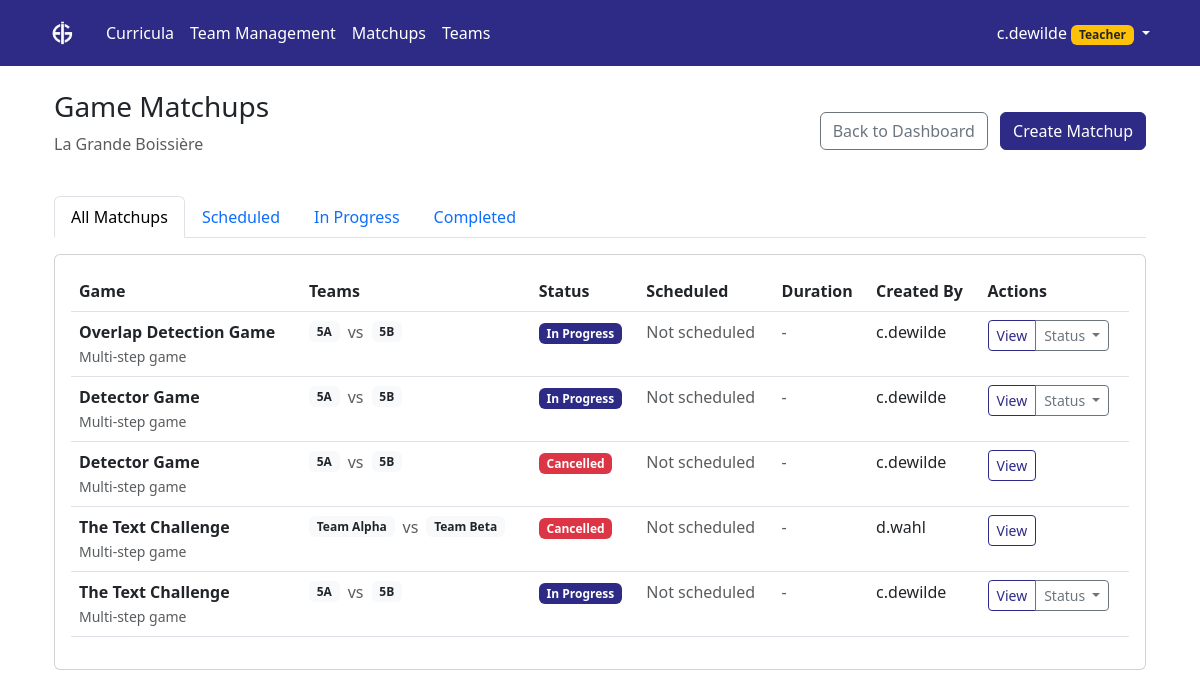
The app's page /aigames/matchups/ (signed in) with its own data.
### aigames/models.py (models this page shows, shortened)
class School(models.Model):
    name = models.CharField(max_length=255, unique=True)
    short_name = models.CharField(max_length=50, help_text="Short name or abbreviation")
    description = models.TextField(blank=True)
    logo = models.ImageField(upload_to='school_logos/', blank=True, null=True, help_text="School logo for white-labeling")
    navbar_color = models.CharField(max_length=7, blank=True, help_text="Navbar color in hex format (e.g., #2E2B86)")
    primary_button_color = models.CharField(max_length=7, blank=True, help_text="Primary button color in hex format (e.g., #2E2B86)")
    website_url = models.URLField(blank=True, help_text="School website URL")
    address = models.TextField(blank=True)
    is_active = models.BooleanField(default=True)
    created_at = models.DateTimeField(auto_now_add=True)
    updated_at = models.DateTimeField(auto_now=True)
    @property
    def logo_url(self):
        if self.logo:
            return self.logo.url
        return None
    class Meta:
        ordering = ['name']

class GameMatchup(models.Model):
    MATCHUP_STATUS_CHOICES = [
        ('scheduled', 'Scheduled'),
        ('in_progress', 'In Progress'),
        ('completed', 'Completed'),
        ('cancelled', 'Cancelled'),
    ]
    ai_game = models.ForeignKey(AiGame, on_delete=models.CASCADE, related_name='matchups')
    team1 = models.ForeignKey(Team, on_delete=models.CASCADE, related_name='matchups_as_team1')
    team2 = models.ForeignKey(Team, on_delete=models.CASCADE, related_name='matchups_as_team2')
    school = models.ForeignKey(School, on_delete=models.CASCADE, related_name='game_matchups')
    created_by = models.ForeignKey(User, on_delete=models.CASCADE, related_name='created_matchups')
    status = models.CharField(max_length=20, choices=MATCHUP_STATUS_CHOICES, default='scheduled')
    scheduled_date = models.DateTimeField(null=True, blank=True, help_text="When the game is scheduled to be played")
    started_at = models.DateTimeField(null=True, blank=True)
    completed_at = models.DateTimeField(null=True, blank=True)
    notes = models.TextField(blank=True, help_text="Teacher notes about this matchup")
    created_at = models.DateTimeField(auto_now_add=True)
    updated_at = models.DateTimeField(auto_now=True)
    @property
    def duration_minutes(self):
        if self.completed_at and self.started_at:
            delta = self.completed_at - self.started_at
            return int(delta.total_seconds() / 60)
        return None
    class Meta:
        ordering = ['-created_at']

class AiGame(models.Model):
    title = models.CharField(max_length=255)
    description = models.TextField(blank=True)
    created_at = models.DateTimeField(auto_now_add=True)
    updated_at = models.DateTimeField(auto_now=True)
    @property
    def has_multiple_steps(self):
        return self.steps.filter(is_active=True).count() > 1
    class Meta:
        ordering = ['title']

class Team(models.Model):
    name = models.CharField(max_length=255)  # Team names unique per school
    description = models.TextField(blank=True)
    school = models.ForeignKey(School, on_delete=models.CASCADE, related_name='teams')
    created_by = models.ForeignKey(User, on_delete=models.CASCADE, related_name='created_teams')
    members = models.ManyToManyField(User, through='TeamMembership', related_name='teams')
    games = models.ManyToManyField(AiGame, through='TeamGameParticipation', related_name='participating_teams')
    is_active = models.BooleanField(default=True)
    created_at = models.DateTimeField(auto_now_add=True)
    updated_at = models.DateTimeField(auto_now=True)
    class Meta:
        ordering = ['name']
        unique_together = ['school', 'name']  # Team names must be unique within each school

### aigames/views.py (the view)
# urls.py: path('matchups/', views.game_matchups_list, name='game_matchups_list'),
@login_required
@user_passes_test(can_create_teams)
def game_matchups_list(request):
    user_school = request.user.profile.school
    matchups = GameMatchup.objects.filter(school=user_school).order_by('-created_at')
    context = {
        'matchups': matchups,
        'user_school': user_school,
    }
    return render(request, 'aigames/game_matchups_list.html', context)

### aigames/models.py (called while the page is built)
    @property
    def can_create_teams(self):
        return self.role in ['teacher', 'admin']

    @property
    def can_create_games(self):
        return self.role == 'admin'

    @property
    def can_modify_syllabus(self):
        return self.role == 'admin'

### aigames/views.py (called while the page is built)
def can_create_teams(user):
    if not user.is_authenticated:
        return False
    try:
        return user.profile.can_create_teams
    except UserProfile.DoesNotExist:
        return False

### aigames/templates/aigames/game_matchups_list.html (shortened to what this page needs)
{% extends 'syllabus/base.html' %}
{% block content %}
<div class="container-fluid">
    <div class="row">
        <div class="col-12">
            <div class="d-flex justify-content-between align-items-center mb-4">
                <div>
                    <h1 class="h3">Game Matchups</h1>
                    <p class="text-muted">{{ user_school.name }}</p>
                </div>
                <div>
                    <a href="{% url 'aigames:team_management_dashboard' %}" class="btn btn-outline-secondary me-2">
                         Back to Dashboard
                    </a>
                    <a href="{% url 'aigames:create_game_matchup' %}" class="btn btn-primary">
                         Create Matchup
                    </a>
                </div>
            </div>
        </div>
    </div>
    {% if matchups %}
    <div class="row">
        <div class="col-12">
            <ul class="nav nav-tabs mb-3" id="statusTabs" role="tablist">
                <li class="nav-item" role="presentation">
                    <button class="nav-link active" id="all-tab" data-bs-toggle="tab" data-bs-target="#all" type="button" role="tab">
                        All Matchups
                    </button>
                </li>
                <li class="nav-item" role="presentation">
                    <button class="nav-link" id="scheduled-tab" data-bs-toggle="tab" data-bs-target="#scheduled" type="button" role="tab">
                        Scheduled
                    </button>
                </li>
                <li class="nav-item" role="presentation">
                    <button class="nav-link" id="active-tab" data-bs-toggle="tab" data-bs-target="#active" type="button" role="tab">
                        In Progress
                    </button>
                </li>
                <li class="nav-item" role="presentation">
                    <button class="nav-link" id="completed-tab" data-bs-toggle="tab" data-bs-target="#completed" type="button" role="tab">
                        Completed
                    </button>
                </li>
            </ul>
            <div class="card">
                <div class="card-body">
                    <div class="table-responsive">
                        <table class="table table-hover" id="matchupsTable">
                            <thead>
                                <tr>
                                    <th>Game</th>
                                    <th>Teams</th>
                                    <th>Status</th>
                                    <th>Scheduled</th>
                                    <th>Duration</th>
                                    <th>Created By</th>
                                    <th>Actions</th>
                                </tr>
                            </thead>
                            <tbody>
                                {% for matchup in matchups %}
                                <tr data-status="{{ matchup.status }}">
                                    <td>
                                        <strong>{{ matchup.ai_game.title }}</strong>
                                        {% if matchup.ai_game.has_multiple_steps %}
                                            <br><small class="text-muted">Multi-step game</small>
                                        {% endif %}
                                    </td>
                                    <td>
                                        <div class="d-flex align-items-center">
                                            <span class="badge bg-light text-dark me-2">{{ matchup.team1.name }}</span>
                                            <span class="text-muted">vs</span>
                                            <span class="badge bg-light text-dark ms-2">{{ matchup.team2.name }}</span>
                                        </div>
                                    </td>
                                    <td>
                                        {% if matchup.status == 'scheduled' %}
                                            <span class="badge bg-warning">{{ matchup.get_status_display }}</span>
                                        {% elif matchup.status == 'in_progress' %}
                                            <span class="badge bg-primary">{{ matchup.get_status_display }}</span>
                                        {% elif matchup.status == 'completed' %}
                                            <span class="badge bg-success">{{ matchup.get_status_display }}</span>
                                        {% elif matchup.status == 'cancelled' %}
                                            <span class="badge bg-danger">{{ matchup.get_status_display }}</span>
                                        {% else %}
                                            <span class="badge bg-secondary">{{ matchup.get_status_display }}</span>
                                        {% endif %}
                                    </td>
                                    <td>
                                        {% if matchup.scheduled_date %}
                                            {{ matchup.scheduled_date|date:"M d, Y H:i" }}
                                        {% else %}
                                            <span class="text-muted">Not scheduled</span>
                                        {% endif %}
                                    </td>
                                    <td>
                                        {% if matchup.duration_minutes %}
                                            {{ matchup.duration_minutes }} minutes
                                        {% else %}
                                            <span class="text-muted">-</span>
                                        {% endif %}
                                    </td>
                                    <td>{{ matchup.created_by.get_full_name|default:matchup.created_by.username }}</td>
                                    <td>
                                        <div class="btn-group" role="group">
                                            <a href="{% url 'aigames:game_matchup_detail' matchup.id %}" class="btn btn-sm btn-outline-primary">
                                                 View
                                            </a>
                                            {% if matchup.status != 'completed' and matchup.status != 'cancelled' %}
                                            <div class="btn-group" role="group">
                                                <button type="button" class="btn btn-sm btn-outline-secondary dropdown-toggle" data-bs-toggle="dropdown">
                                                    Status
                                                </button>
                                            </div>
                                            {% endif %}
                                        </div>
                                    </td>
                                </tr>
                                {% endfor %}
                            </tbody>
                        </table>
                    </div>
                </div>
            </div>
        </div>
    </div>
    {% endif %}
</div>
{% endblock %}

### syllabus/templates/syllabus/base.html (shortened to what this page needs)
{% load static %}
<!DOCTYPE html>
<html>
<head>
    <link href="{% static 'syllabus/css/bootstrap.min.css' %}" rel="stylesheet">
</head>
<body>
    {% block navbar %}
    <nav class="navbar navbar-expand-lg navbar-dark bg-primary">
        <div class="container">
            {% if user.is_authenticated %}
                <a class="navbar-brand d-flex align-items-center" href="{% if user_role == 'student' %}{% url 'aigames:student_dashboard' %}{% else %}{% url 'curriculum_list' %}{% endif %}">
                    {% if school_logo %}
                        <img src="{{ school_logo }}" alt="{{ school_name }} Logo" height="40">
                    {% else %}
                        📚 Aiducator
                    {% endif %}
                </a>
            {% else %}
                <a class="navbar-brand" href="{% url 'landing_page' %}">📚 Aiducator</a>
            {% endif %}
            <div class="collapse navbar-collapse" id="navbarNav">
                {% if user.is_authenticated %}
                    <ul class="navbar-nav me-auto">
                        {% if user_role == 'student' %}
                            <li class="nav-item">
                                <a class="nav-link" href="{% url 'aigames:student_dashboard' %}">
                                    <i class="bi bi-house-door"></i> My Games
                                </a>
                            </li>
                            <li class="nav-item">
                                <a class="nav-link" href="{% url 'aigames:list_teams' %}">
                                    <i class="bi bi-people"></i> Teams
                                </a>
                            </li>
                        {% else %}
                            <li class="nav-item">
                                <a class="nav-link" href="{% url 'curriculum_list' %}">
                                     Curricula
                                </a>
                            </li>
                            <li class="nav-item">
                                <a class="nav-link" href="{% url 'aigames:team_management_dashboard' %}">
                                     Team Management
                                </a>
                            </li>
                            <li class="nav-item">
                                <a class="nav-link" href="{% url 'aigames:game_matchups_list' %}">
                                     Matchups
                                </a>
                            </li>
                            <li class="nav-item">
                                <a class="nav-link" href="{% url 'aigames:list_teams' %}">
                                     Teams
                                </a>
                            </li>
                        {% endif %}
                    </ul>
                {% endif %}
                <ul class="navbar-nav">
                    {% if user.is_authenticated %}
                        <li class="nav-item dropdown">
                            <a class="nav-link dropdown-toggle" href="#" id="navbarDropdown" role="button" data-bs-toggle="dropdown">
                                {{ user.username }}
                                {% if user_role == 'admin' %}
                                    <span class="badge bg-danger">Admin</span>
                                {% elif user_role == 'teacher' %}
                                    <span class="badge bg-warning text-dark">Teacher</span>
                                {% elif user_role == 'student' %}
                                    <span class="badge bg-info">Student</span>
                                {% else %}
                                    <span class="badge bg-secondary">User</span>
                                {% endif %}
                            </a>
                        </li>
                    {% else %}
                        <li class="nav-item">
                            <a class="nav-link" href="/accounts/login/">Login</a>
                        </li>
                    {% endif %}
                </ul>
            </div>
        </div>
    </nav>
    {% endblock %}
    <div class="container mt-4">
        {% block content %}{% endblock %}
    </div>
</body>
</html>

### records on screen
School: name "La Grande Boissière"
GameMatchup: ai_game "Overlap Detection Game", shows "Multi-step game", team1.name "5A", team2.name "5B", status "In Progress", shows "Not scheduled", created_by.get_full_name "c.dewilde", shows "Status"
GameMatchup: ai_game "Detector Game", shows "Multi-step game", team1.name "5A", team2.name "5B", status "In Progress", shows "Not scheduled", created_by.get_full_name "c.dewilde", shows "Status"
GameMatchup: ai_game "Detector Game", shows "Multi-step game", team1.name "5A", team2.name "5B", status "Cancelled", shows "Not scheduled", created_by.get_full_name "c.dewilde"
GameMatchup: ai_game "The Text Challenge", shows "Multi-step game", team1.name "Team Alpha", team2.name "Team Beta", status "Cancelled", shows "Not scheduled", created_by.get_full_name "d.wahl"
GameMatchup: ai_game "The Text Challenge", shows "Multi-step game", team1.name "5A", team2.name "5B", status "In Progress", shows "Not scheduled", created_by.get_full_name "c.dewilde", shows "Status"

### other values on screen
{{ user.username }} "c.dewilde"
